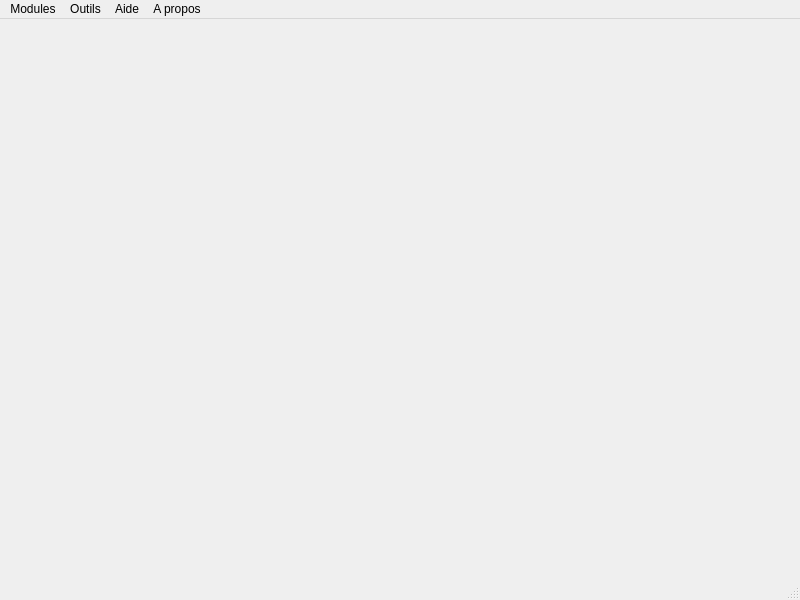
<?xml version="1.0" encoding="UTF-8"?>
<ui version="4.0">
 <class>MainWindow</class>
 <widget class="QMainWindow" name="MainWindow">
  <property name="geometry">
   <rect>
    <x>0</x>
    <y>0</y>
    <width>800</width>
    <height>600</height>
   </rect>
  </property>
  <property name="windowTitle">
   <string>PolyBox - Centre de contrôle</string>
  </property>
  <property name="windowIcon">
   <iconset resource="ressources.qrc">
    <normaloff>:/img/img/logo_400.png</normaloff>:/img/img/logo_400.png</iconset>
  </property>
  <property name="styleSheet">
   <string notr="true"/>
  </property>
  <property name="dockNestingEnabled">
   <bool>false</bool>
  </property>
  <widget class="QWidget" name="centralWidget"/>
  <widget class="QMenuBar" name="menuBar">
   <property name="geometry">
    <rect>
     <x>0</x>
     <y>0</y>
     <width>800</width>
     <height>19</height>
    </rect>
   </property>
   <widget class="QMenu" name="menuModules">
    <property name="title">
     <string>Modules</string>
    </property>
    <addaction name="actionCNC"/>
    <addaction name="actionImprimante"/>
    <addaction name="actionScanner"/>
    <addaction name="actionLabView"/>
    <addaction name="actionLabView_dock"/>
   </widget>
   <widget class="QMenu" name="menuConfiguration">
    <property name="title">
     <string>Outils</string>
    </property>
    <widget class="QMenu" name="menuVisualiser">
     <property name="title">
      <string>Visualiser</string>
     </property>
    </widget>
    <widget class="QMenu" name="menuConnexion">
     <property name="title">
      <string>Connexion Machine</string>
     </property>
     <addaction name="separator"/>
     <addaction name="actionVisualisation"/>
    </widget>
    <addaction name="actionActiver_Manette"/>
    <addaction name="menuConnexion"/>
    <addaction name="menuVisualiser"/>
    <addaction name="actionConsole"/>
    <addaction name="actionParametres"/>
   </widget>
   <widget class="QMenu" name="menuAide">
    <property name="title">
     <string>Aide</string>
    </property>
    <widget class="QMenu" name="menuLangage">
     <property name="title">
      <string>Langage</string>
     </property>
    </widget>
    <widget class="QMenu" name="menuThemes">
     <property name="title">
      <string>Thèmes</string>
     </property>
    </widget>
    <addaction name="menuLangage"/>
    <addaction name="menuThemes"/>
   </widget>
   <widget class="QMenu" name="menuA_propos">
    <property name="title">
     <string>A propos</string>
    </property>
    <addaction name="actionCredits"/>
   </widget>
   <addaction name="menuModules"/>
   <addaction name="menuConfiguration"/>
   <addaction name="menuAide"/>
   <addaction name="menuA_propos"/>
  </widget>
  <widget class="QStatusBar" name="statusBar"/>
  <action name="actionCNC">
   <property name="text">
    <string>CNC</string>
   </property>
   <property name="shortcut">
    <string>Ctrl+Shift+C</string>
   </property>
  </action>
  <action name="actionImprimante">
   <property name="text">
    <string>Imprimante</string>
   </property>
   <property name="shortcut">
    <string>Ctrl+Shift+P</string>
   </property>
  </action>
  <action name="actionScanner">
   <property name="text">
    <string>Scanner</string>
   </property>
   <property name="shortcut">
    <string>Ctrl+Shift+S</string>
   </property>
  </action>
  <action name="actionLabView">
   <property name="text">
    <string>LabView</string>
   </property>
   <property name="shortcut">
    <string>Ctrl+Shift+L</string>
   </property>
  </action>
  <action name="actionActiver_Manette">
   <property name="text">
    <string>Activer Manette</string>
   </property>
   <property name="shortcut">
    <string>Ctrl+Shift+M</string>
   </property>
  </action>
  <action name="actionLabView_dock">
   <property name="text">
    <string>LabView (dock)</string>
   </property>
   <property name="shortcut">
    <string>Ctrl+Shift+L, L</string>
   </property>
  </action>
  <action name="actionConsole">
   <property name="text">
    <string>Console</string>
   </property>
   <property name="shortcut">
    <string>Ctrl+Shift+O</string>
   </property>
  </action>
  <action name="actionVisualisation">
   <property name="text">
    <string>Visualisation</string>
   </property>
  </action>
  <action name="actionParametres">
   <property name="text">
    <string>Paramètres</string>
   </property>
  </action>
  <action name="actionLangage">
   <property name="text">
    <string>Langage</string>
   </property>
  </action>
  <action name="actionCredits">
   <property name="text">
    <string>Credits</string>
   </property>
  </action>
 </widget>
 <layoutdefault spacing="6" margin="11"/>
 <resources>
  <include location="ressources.qrc"/>
 </resources>
 <connections/>
</ui>
